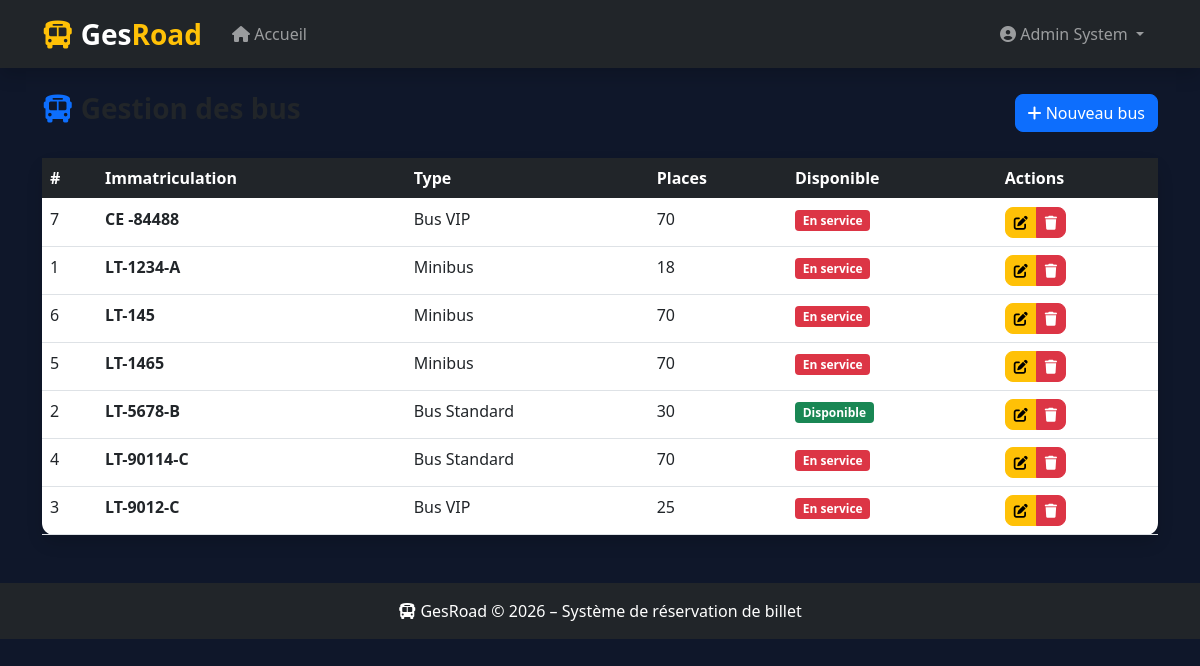
The page /index.php?controller=admin&action=listeBus (signed in) on the database its author committed.
### tables this page shows
CREATE TABLE `bus` (
  `id` int(11) NOT NULL AUTO_INCREMENT,
  `typebus_id` int(11) DEFAULT NULL,
  `immatriculation` varchar(254) DEFAULT NULL,
  `nbre_place` int(11) DEFAULT NULL,
  `estdisponible` tinyint(1) DEFAULT 1,
  PRIMARY KEY (`id`),
  KEY `FK_Association_5` (`typebus_id`),
  CONSTRAINT `FK_Association_5` FOREIGN KEY (`typebus_id`) REFERENCES `typebus` (`id`)
);

CREATE TABLE `typebus` (
  `id` int(11) NOT NULL AUTO_INCREMENT,
  `libelle` varchar(254) DEFAULT NULL,
  PRIMARY KEY (`id`)
);

### controllers/admincontrollers.php (called while the page is built, shortened)
<?php
require_once MODELS . '/Bus.php';
class AdminController {
    private $bus;
    public function __construct($pdo) {
        $this->bus          = new Bus($pdo);
    }
    public function listeBus() {
        $bus = $this->bus->lister();
        require_once VIEWS . '/admin/bus/liste.php';
    }
}
?>

### models/bus.php (called while the page is built, shortened)
<?php
class Bus {
    private $pdo;
    public function __construct($pdo) {
        $this->pdo = $pdo;
    }
    public function lister() {
        $stmt = $this->pdo->prepare("
            SELECT b.*, tb.libelle AS type_bus
            FROM bus b
            JOIN typebus tb ON tb.id = b.typebus_id
            ORDER BY b.immatriculation ASC
        ");
        $stmt->execute();
        return $stmt->fetchAll(PDO::FETCH_ASSOC);
    }
}
?>

### views/admin/bus/liste.php (the view, shortened to what this page needs)
<?php include ROOT . '/views/layout.php'; ?>
<div class="d-flex justify-content-between align-items-center mb-4">
    <h3 class="fw-bold">
        <i class="fas fa-bus text-primary"></i> Gestion des bus
    </h3>
    <a href="<?= BASE_URL ?>/index.php?controller=admin&action=creerBus"
       class="btn btn-primary">
        <i class="fas fa-plus"></i> Nouveau bus
    </a>
</div>
<div class="card shadow border-0">
    <div class="card-body p-0">
        <div class="table-responsive">
            <table class="table table-hover mb-0">
                <thead class="table-dark">
                    <tr>
                        <th>#</th>
                        <th>Immatriculation</th>
                        <th>Type</th>
                        <th>Places</th>
                        <th>Disponible</th>
                        <th>Actions</th>
                    </tr>
                </thead>
                <tbody>
                    <?php if (!empty($bus)): ?>
                        <?php foreach ($bus as $b): ?>
                            <tr>
                                <td><?= $b['id'] ?></td>
                                <td class="fw-bold"><?= $b['immatriculation'] ?></td>
                                <td><?= $b['type_bus'] ?></td>
                                <td><?= $b['nbre_place'] ?></td>
                                <td>
                                    <?php if ($b['estdisponible'] == 1): ?>
                                        <span class="badge bg-success">Disponible</span>
                                    <?php else: ?>
                                        <span class="badge bg-danger">En service</span>
                                    <?php endif; ?>
                                </td>
                                <td>
                                    <div class="btn-group">
                                        <a href="<?= BASE_URL ?>/index.php?controller=admin&action=modifierBus&id=<?= $b['id'] ?>"
                                           class="btn btn-sm btn-warning">
                                            <i class="fas fa-edit"></i>
                                        </a>
                                        <a href="<?= BASE_URL ?>/index.php?controller=admin&action=supprimerBus&id=<?= $b['id'] ?>"
                                           class="btn btn-sm btn-danger"
                                           onclick="return confirm('Supprimer ce bus ?')">
                                            <i class="fas fa-trash"></i>
                                        </a>
                                    </div>
                                </td>
                            </tr>
                        <?php endforeach; ?>
                    <?php endif; ?>
                </tbody>
            </table>
        </div>
    </div>
</div>
<?php include ROOT . '/views/layout_footer.php'; ?>

### assets/css/style.css (style rules this page uses)
body { background-size: cover; background-position: center; background-repeat: no-repeat; transition: background-image 1s ease-in-out; }
html, body { height: 100%; margin: 0; background-color: #0f172a; }
.card { border-radius: 12px; border: none; }
.btn { border-radius: 8px; }

### rows shown on the page
bus: id "7", immatriculation "CE -84488", typebus.libelle "Bus VIP", nbre_place "70", estdisponible "En service"
bus: id "1", immatriculation "LT-1234-A", typebus.libelle "Minibus", nbre_place "18", estdisponible "En service"
bus: id "6", immatriculation "LT-145", typebus.libelle "Minibus", nbre_place "70", estdisponible "En service"
bus: id "5", immatriculation "LT-1465", typebus.libelle "Minibus", nbre_place "70", estdisponible "En service"
bus: id "2", immatriculation "LT-5678-B", typebus.libelle "Bus Standard", nbre_place "30", estdisponible "Disponible"
bus: id "4", immatriculation "LT-90114-C", typebus.libelle "Bus Standard", nbre_place "70", estdisponible "En service"
bus: id "3", immatriculation "LT-9012-C", typebus.libelle "Bus VIP", nbre_place "25", estdisponible "En service"

### other values the page prints
$_SESSION['user_nom'] "Admin"
$_SESSION['user_prenom'] "System"
